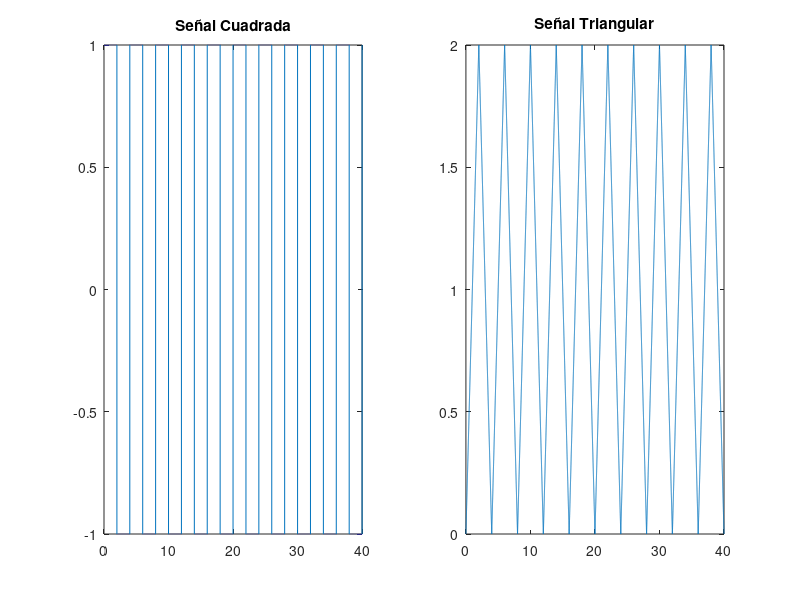
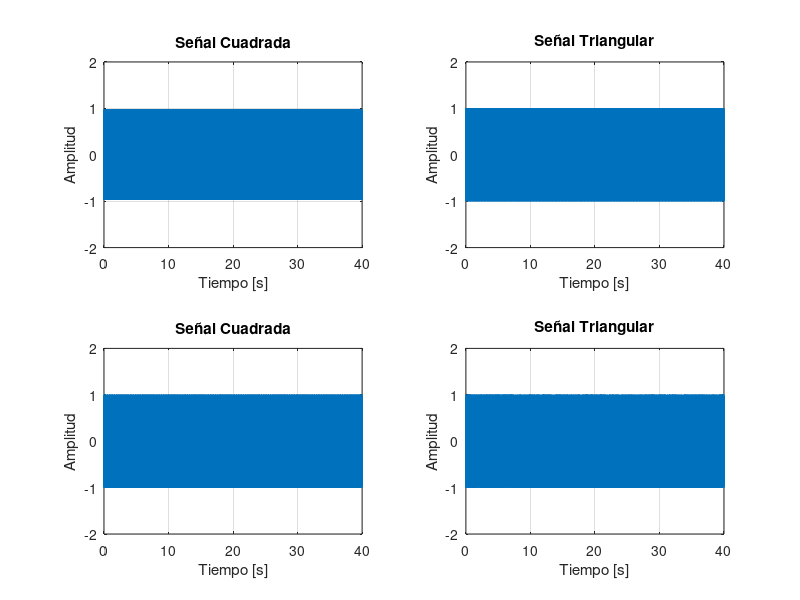

Recreate these plots in MATLAB, in order.
clc, clear, close all;

%% GENERACION DE LAS SEÑALES
clc; clear; close all;

f = 0.25;               % Frecuencia de la señal (Hz)
T = 1/f;             % Periodo
Fs = 1000;           % Frecuencia de muestreo
Ts = 1/Fs;
t = 0: Ts : 10*T;      % Vector de tiempo para dos periodos


% SENAL CUADRADA
ft1 = square(2*pi*f*t);

% SENAL TRIANGULAR
ft2 = 1 + sawtooth(2*pi*f*t, 0.5);  % Ciclo de subida y bajada simetrico


%% MODULACION PM Y FM

% PORTADORA
A = 1;
fc = 100;
kp = 15;

% SENAL PM
fi1 = A*sin( 2*pi*fc*t + kp*ft1);
fi2 = A*sin( 2*pi*fc*t + kp*ft2);

% SENAL FM
fi3 = A*sin( 2*pi*fc*t + cumsum(ft1));
fi4 = A*sin( 2*pi*fc*t + cumsum(ft2));

%% GRAFICAS Y RESULTADOS
figure;
subplot(1, 2, 1);
plot(t, ft1);
title("Señal Cuadrada");

subplot(1, 2, 2);
plot(t, ft2);
title("Señal Triangular");

figure;
subplot(2,2,1);
plot(t, fi1);
title('Señal Cuadrada');
xlabel('Tiempo [s]');
ylabel('Amplitud');
ylim([-2 2]);
grid on;
hold off;

subplot(2,2,2);
plot(t, fi2);
title('Señal Triangular');
xlabel('Tiempo [s]');
ylabel('Amplitud');
ylim([-2 2]);
grid on;
hold off;

subplot(2, 2, 3);
plot(t, fi3);
title('Señal Cuadrada');
xlabel('Tiempo [s]');
ylabel('Amplitud');
ylim([-2 2]);
grid on;
hold off;

subplot(2, 2, 4);
plot(t, fi4);
title('Señal Triangular');
xlabel('Tiempo [s]');
ylabel('Amplitud');
ylim([-2 2]);
grid on;
hold off;


%% VARIABLES ADICIONALES PARA SIMULINK

kf = 100;
kp = 100;
fc = 500;
